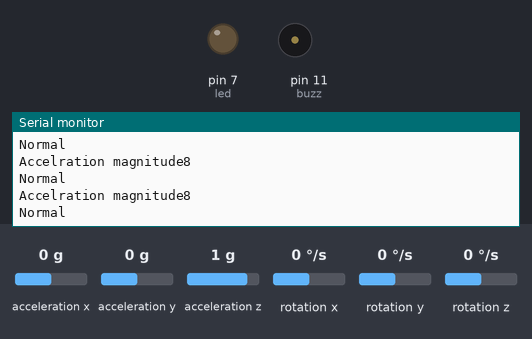
The sketch below on a simulated Arduino Uno, built with avr-gcc and run on an emulated ATmega328P. Shown: output pins drawn as LEDs (lit = HIGH), buzzer (waves = sounding, pin HIGH), the last lines printed to the serial monitor. Wiring (inferred from the names in the program): MPU-6050 motion sensor at I2C address 0x68. The test bench sets the inputs (shaded band); at power-on: acceleration x 0 g, acceleration y 0 g, acceleration z 1 g, rotation x 0 °/s, rotation y 0 °/s, rotation z 0 °/s.

Above: at 1.2 s.
1.3 s: acceleration x set to -1.4 g
At 1.8 s:
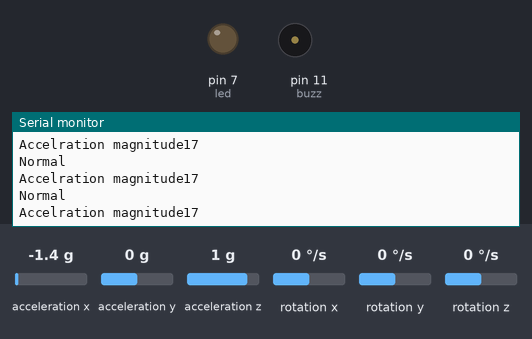
4.3 s: acceleration x set to 0 g
At 4.8 s:
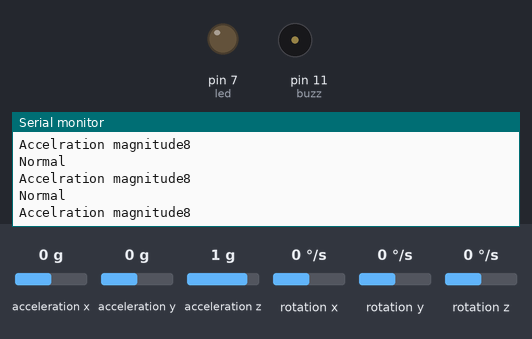
7.3 s: acceleration y set to -1.4 g
At 8.4 s:
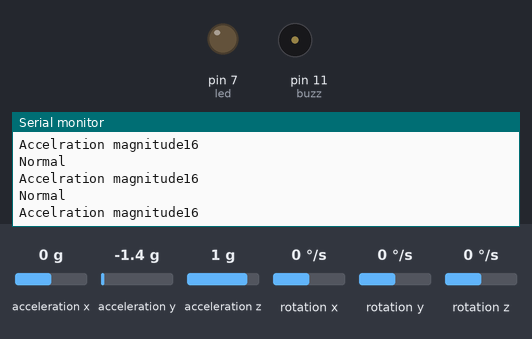
Timing chart, 0 to 10.3 s (numbered marks = the images above; inputs shaded):
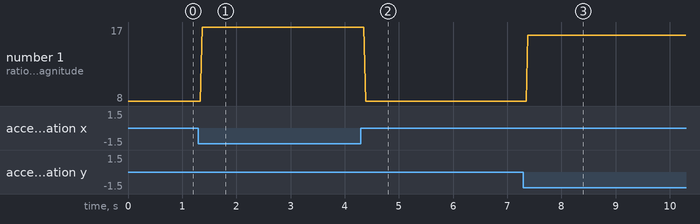

Measured:
- after the input at 1.3 s, the serial monitor: prints a new line after 0.07 s (image 1)
- after the input at 7.3 s, the serial monitor: prints a new line after 0.08 s (image 3)
- plotted number 1: 8 → 17 after the input at 1.3 s, 8 → 16 after the input at 7.3 s

The sketch:

fall_detector.ino
```cpp
#include<Wire.h>
const int MPU_addr=0x68;  // I2C address of the MPU-6050
int16_t AcX,AcY,AcZ,Tmp,GyX,GyY,GyZ;
float ax=0, ay=0, az=0, gx=0, gy=0, gz=0;

//int data[STORE_SIZE][5]; //array for saving past data
//byte currentIndex=0; //stores current data array index (0-255)
boolean fall = false; //stores if a fall has occurred
boolean trigger=false; //stores if first trigger (lower threshold) has occurred

byte triggercount=0; //stores the counts past since trigger 1 was set true
int buzz=11;
int led=7;

void setup(){
 Wire.begin();
 Wire.beginTransmission(MPU_addr);
 Wire.write(0x6B);  // PWR_MGMT_1 register
 Wire.write(0);     // set to zero (wakes up the MPU-6050)
 Wire.endTransmission(true);
 Serial.begin(9600);

 pinMode(buzz, OUTPUT);
 pinMode(led, OUTPUT);
}
void loop(){

 mpu_read();
 //2050, 77, 1947 are values for calibration of accelerometer
 // values may be different for you
 ax = (AcX-2050)/16384.00;
 ay = (AcY-77)/16384.00;
 az = (AcZ-1947)/16384.00;

 //270, 351, 136 for gyroscope
 gx = (GyX+270)/131.07;
 gy = (GyY-351)/131.07;
 gz = (GyZ+136)/131.07;

 // calculating Amplitute vactor for 3 axis
 float Raw_AM = pow(pow(ax,2)+pow(ay,2)+pow(az,2),0.5);
 int AM = Raw_AM * 10;  // as values are within 0 to 1, I multiplied
                        // it by for using if else conditions
 Serial.print("Accelration magnitude");
 Serial.println(AM);

 if (AM>25){
   fall=true; trigger=false; triggercount=0;
           }
else {
  Serial.println("Normal");
  }

 if (fall==true){           //in event of a fall detection
   for(int i=1;i<=10;i++) {
   Serial.println("FALL DETECTED");
   analogWrite(buzz,2);
   delay(250);
   digitalWrite(led,HIGH);
   delay(250);
   analogWrite(buzz,0);
   delay(250);
   digitalWrite(led,0);
   delay(250);
   }
 }
  fall = false;
}

void mpu_read(){
 Wire.beginTransmission(MPU_addr);
 Wire.write(0x3B);  // starting with register 0x3B (ACCEL_XOUT_H)
 Wire.endTransmission(false);
 Wire.requestFrom(MPU_addr,14,true);  // request a total of 14 registers
 AcX=Wire.read()<<8|Wire.read();  // 0x3B (ACCEL_XOUT_H) & 0x3C (ACCEL_XOUT_L)
 AcY=Wire.read()<<8|Wire.read();  // 0x3D (ACCEL_YOUT_H) & 0x3E (ACCEL_YOUT_L)
 AcZ=Wire.read()<<8|Wire.read();  // 0x3F (ACCEL_ZOUT_H) & 0x40 (ACCEL_ZOUT_L)
 Tmp=Wire.read()<<8|Wire.read();  // 0x41 (TEMP_OUT_H) & 0x42 (TEMP_OUT_L)
 GyX=Wire.read()<<8|Wire.read();  // 0x43 (GYRO_XOUT_H) & 0x44 (GYRO_XOUT_L)
 GyY=Wire.read()<<8|Wire.read();  // 0x45 (GYRO_YOUT_H) & 0x46 (GYRO_YOUT_L)
 GyZ=Wire.read()<<8|Wire.read();  // 0x47 (GYRO_ZOUT_H) & 0x48 (GYRO_ZOUT_L)
 }
```
